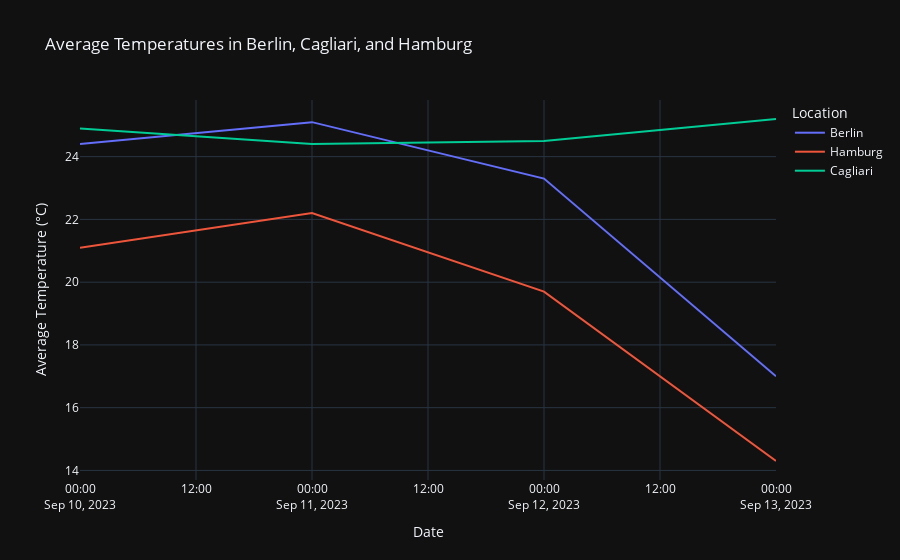

The code cell stored with this chart in its notebook:
### Code cell
# Filter data for Berlin, Cagliari, and Hamburg
df_filtered = df[df['city'].isin(['Berlin', 'Cagliari', 'Hamburg'])]

# Create an interactive line plot for Berlin, Cagliari, and Hamburg
fig_avg_temp_3_cities = px.line(df_filtered, x='date', y='avg_temp_c', color='city', 
              title='Average Temperatures in Berlin, Cagliari, and Hamburg', 
              labels={'date': 'Date', 'avg_temp_c': 'Average Temperature (°C)', 'city': 'Location'},
              template='plotly_dark')

# Show the plot
fig.show()

### Figure 1 — Plotly figure (JSON) as saved in the notebook; plotly's stock layout.template omitted (floating-point values rounded to 4 significant figures)
{"data": [{"hovertemplate": "Location=Berlin<br>Date=%{x}<br>Average Temperature (°C)=%{y}<extra></extra>", "legendgroup": "Berlin", "line": {"color": "#636efa", "dash": "solid"}, "marker": {"symbol": "circle"}, "mode": "lines", "name": "Berlin", "orientation": "v", "showlegend": true, "type": "scatter", "x": ["2023-09-13", "2023-09-12", "2023-09-11", "2023-09-10"], "xaxis": "x", "y": [17, 23.3, 25.1, 24.4], "yaxis": "y"}, {"hovertemplate": "Location=Hamburg<br>Date=%{x}<br>Average Temperature (°C)=%{y}<extra></extra>", "legendgroup": "Hamburg", "line": {"color": "#EF553B", "dash": "solid"}, "marker": {"symbol": "circle"}, "mode": "lines", "name": "Hamburg", "orientation": "v", "showlegend": true, "type": "scatter", "x": ["2023-09-13", "2023-09-12", "2023-09-11", "2023-09-10"], "xaxis": "x", "y": [14.3, 19.7, 22.2, 21.1], "yaxis": "y"}, {"hovertemplate": "Location=Cagliari<br>Date=%{x}<br>Average Temperature (°C)=%{y}<extra></extra>", "legendgroup": "Cagliari", "line": {"color": "#00cc96", "dash": "solid"}, "marker": {"symbol": "circle"}, "mode": "lines", "name": "Cagliari", "orientation": "v", "showlegend": true, "type": "scatter", "x": ["2023-09-13", "2023-09-12", "2023-09-11", "2023-09-10"], "xaxis": "x", "y": [25.2, 24.5, 24.4, 24.9], "yaxis": "y"}], "layout": {"legend": {"title": {"text": "Location"}, "tracegroupgap": 0}, "title": {"text": "Average Temperatures in Berlin, Cagliari, and Hamburg"}, "xaxis": {"anchor": "y", "domain": [0, 1], "title": {"text": "Date"}}, "yaxis": {"anchor": "x", "domain": [0, 1], "title": {"text": "Average Temperature (°C)"}}}}
